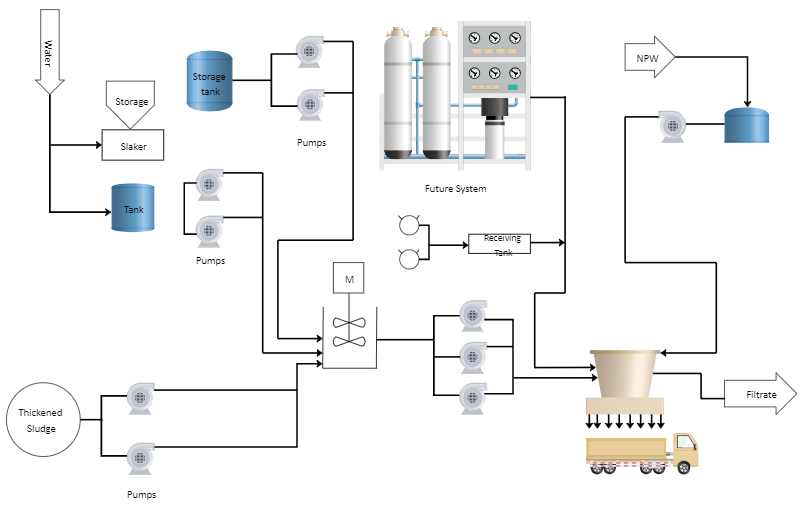
#> input picture examples/skill-elaboration/wastewater-treatment-plant-pid-example.png, 800 x 510 px
$ python annotate_pid.py
#> lines starting #> are read from the running program, lines starting #| are printed output that depends on the picture; after the words box and inside, x2 and y2 are one past the last pixel; in counts of white or black regions, pixels touching at a corner belong together
"""
Annotate P&ID using OpenCV line detection — baseline vs improved comparison.

The visual contrast must be dramatic:
  - Baseline (v0): very strict detection — only the longest, most obvious pipes
  - Improved (v8): comprehensive detection with stream labeling

Uses HoughLinesP with two different parameter sets to show the difference
an improved skill makes.
"""

import cv2
import numpy as np
from PIL import Image, ImageDraw, ImageFont
from pathlib import Path

BASE = Path(__file__).parent
PID_PATH = BASE / "wastewater-treatment-plant-pid-example.png"

for fp in ["/System/Library/Fonts/Menlo.ttc",
           "/System/Library/Fonts/Supplemental/Courier New Bold.ttf"]:
    try:
        font_title = ImageFont.truetype(fp, 14, index=1 if fp.endswith(".ttc") else 0)
        font_label = ImageFont.truetype(fp, 10, index=0)
        break
    except Exception:
        font_title = font_label = ImageFont.load_default()


def detect_lines(img_bgr, min_len, max_gap, threshold, angle_limit=25):
    """Detect orthogonal pipe lines via HoughLinesP."""
    gray = cv2.cvtColor(img_bgr, cv2.COLOR_BGR2GRAY)
    _, bw = cv2.threshold(gray, 200, 255, cv2.THRESH_BINARY_INV)
    edges = cv2.Canny(bw, 50, 150, apertureSize=3)
    raw = cv2.HoughLinesP(edges, 1, np.pi / 180, threshold,
                          minLineLength=min_len, maxLineGap=max_gap)
    if raw is None:
        return []
    segs = []
    for ln in raw:
        x1, y1, x2, y2 = ln[0]
        length = np.hypot(x2 - x1, y2 - y1)
        angle = np.degrees(np.arctan2(abs(y2 - y1), abs(x2 - x1)))
        if angle < angle_limit or angle > (90 - angle_limit):
            segs.append({"pts": (x1, y1, x2, y2), "length": length,
                         "horiz": angle < angle_limit,
                         "cx": (x1 + x2) / 2, "cy": (y1 + y2) / 2})
    segs.sort(key=lambda s: s["length"], reverse=True)
    return segs


def cluster(segs, gap=18):
    """Merge nearby co-linear segments."""
    used = set()
    streams = []
    for i, s in enumerate(segs):
        if i in used:
            continue
        used.add(i)
        group = [s]
        for j in range(i + 1, len(segs)):
            if j in used or s["horiz"] != segs[j]["horiz"]:
                continue
            if s["horiz"] and abs(s["cy"] - segs[j]["cy"]) < gap:
                group.append(segs[j]); used.add(j)
            elif not s["horiz"] and abs(s["cx"] - segs[j]["cx"]) < gap:
                group.append(segs[j]); used.add(j)
        pts = [(p, q) for g in group for p, q in
               [(g["pts"][0], g["pts"][1]), (g["pts"][2], g["pts"][3])]]
        xs, ys = zip(*pts)
        streams.append({
            "line": (min(xs), min(ys), max(xs), max(ys)),
            "segs": group,
            "total_len": sum(g["length"] for g in group),
            "cx": (min(xs) + max(xs)) / 2, "cy": (min(ys) + max(ys)) / 2,
        })
    streams.sort(key=lambda s: s["total_len"], reverse=True)
    return streams


def render(img_bgr, streams, title, bgr, do_label=False, line_width=3,
           line_alpha=170):
    """Draw streams on image with optional ISA labels."""
    pil = Image.fromarray(cv2.cvtColor(img_bgr, cv2.COLOR_BGR2RGB)).convert("RGBA")
    ov = Image.new("RGBA", pil.size, (0, 0, 0, 0))
    d = ImageDraw.Draw(ov)
    r, g, b = bgr[2], bgr[1], bgr[0]

    sid = 0
    placed = []  # label positions for overlap avoidance

    for st in streams:
        for seg in st["segs"]:
            x1, y1, x2, y2 = seg["pts"]
            d.line([(x1, y1), (x2, y2)], fill=(r, g, b, line_alpha), width=line_width)
        lx1, ly1, lx2, ly2 = st["line"]
        d.ellipse([lx1-2, ly1-2, lx1+2, ly1+2], fill=(r, g, b, 200))
        d.ellipse([lx2-2, ly2-2, lx2+2, ly2+2], fill=(r, g, b, 200))

        if do_label and st["total_len"] > 50:
            sid += 1
            cx, cy = int(st["cx"]), int(st["cy"])
            if not any(abs(cx - px) < 38 and abs(cy - py) < 16 for px, py in placed):
                txt = f"S-{sid:02d}"
                lx, ly = cx - 14, cy - 12
                bb = d.textbbox((lx, ly), txt, font=font_label)
                d.rectangle([bb[0]-2, bb[1]-1, bb[2]+2, bb[3]+1],
                            fill=(255, 255, 255, 230))
                d.text((lx, ly), txt, fill=(r, g, b, 255), font=font_label)
                placed.append((cx, cy))

    # Title bar
    d.rectangle([(0, 0), (pil.width, 26)], fill=(0, 0, 0, 200))
    d.text((8, 4), title, fill=(255, 255, 255, 255), font=font_title)
    count = sid if do_label else len(streams)
    d.text((pil.width - 200, 4), f"{count} streams identified",
           fill=(255, 255, 255, 255), font=font_title)
    return Image.alpha_composite(pil, ov)


def main():
    img = cv2.imread(str(PID_PATH))
    if img is None:
        print(f"ERROR: Cannot read {PID_PATH}"); return

    # ══════════════════════════════════════════════════════════════════════════
    # BASELINE (v0): Very strict parameters — only the most obvious pipes
    # High threshold, long min_length, small max_gap → misses many connections
    # ══════════════════════════════════════════════════════════════════════════
    baseline_segs = detect_lines(img, min_len=60, max_gap=5, threshold=50,
                                 angle_limit=15)
    baseline_streams = cluster(baseline_segs, gap=15)
    # Extra filter: only keep very long merged streams
    baseline_streams = [s for s in baseline_streams if s["total_len"] > 120]
    print(f"BASELINE: {len(baseline_segs)} segs → {len(baseline_streams)} streams")

    out1 = BASE / "pid_baseline.png"
    render(img, baseline_streams,
           "v0: Original /pdf skill (baseline)",
           (62, 61, 192),  # dark red
           do_label=False, line_width=3, line_alpha=180
    ).save(out1, "PNG")
    print(f"Saved: {out1}")

    # ══════════════════════════════════════════════════════════════════════════
    # IMPROVED (v8): Relaxed parameters — catches short connections, bends, etc.
    # Lower threshold, shorter min_length, larger max_gap → comprehensive
    # ══════════════════════════════════════════════════════════════════════════
    improved_segs = detect_lines(img, min_len=18, max_gap=14, threshold=28,
                                 angle_limit=25)
    improved_streams = cluster(improved_segs, gap=20)
    improved_streams = [s for s in improved_streams if s["total_len"] > 30]
    print(f"IMPROVED: {len(improved_segs)} segs → {len(improved_streams)} streams")

    out2 = BASE / "pid_improved.png"
    render(img, improved_streams,
           "v8: Improved skill (autoresearch-skill)",
           (44, 160, 44),  # green
           do_label=True, line_width=3, line_alpha=170
    ).save(out2, "PNG")
    print(f"Saved: {out2}")

    # ── Summary ──────────────────────────────────────────────────────────────
    print(f"\nComparison:")
    print(f"  Baseline: {len(baseline_streams)} streams (strict: >120px, threshold=50)")
    print(f"  Improved: {len(improved_streams)} streams (relaxed: >30px, threshold=28)")
    print(f"  Improvement: +{len(improved_streams) - len(baseline_streams)} streams "
          f"({(len(improved_streams)/max(len(baseline_streams),1) - 1)*100:.0f}% more)")


if __name__ == "__main__":
    main()
#> in main, img is the input picture: shape (510, 800, 3); mean B, G, R 244.2, 243.9, 243.3
#> in detect_lines, `gray = cv2.cvtColor(img_bgr, cv2.COLOR_BGR2GRAY)`:
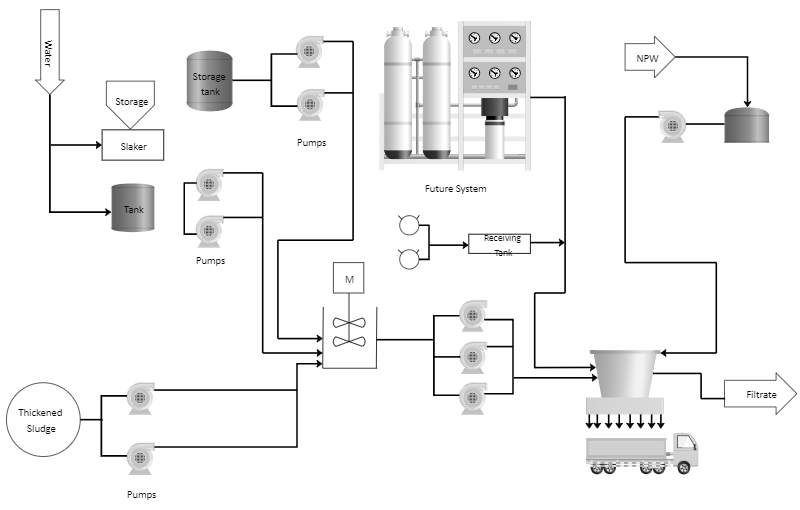
#> gray: shape (510, 800); min 0, max 255, mean 243.8
#> in detect_lines, `_, bw = cv2.threshold(gray, 200, 255, cv2.THRESH_BINARY_INV)`:
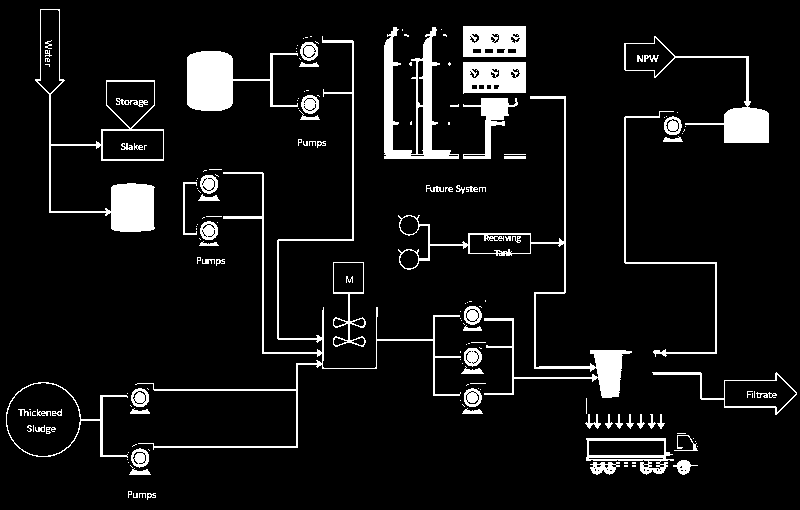
#> bw: shape (510, 800); 7.8% white; 173 white regions (102 under 20 px), largest, box (x1, y1, x2, y2) and area: (398, 96, 632, 398) 3446, (35, 9, 164, 232) 3330, (135, 36, 461, 450) 3218
#> in detect_lines, `edges = cv2.Canny(bw, 50, 150, apertureSize=3)`:
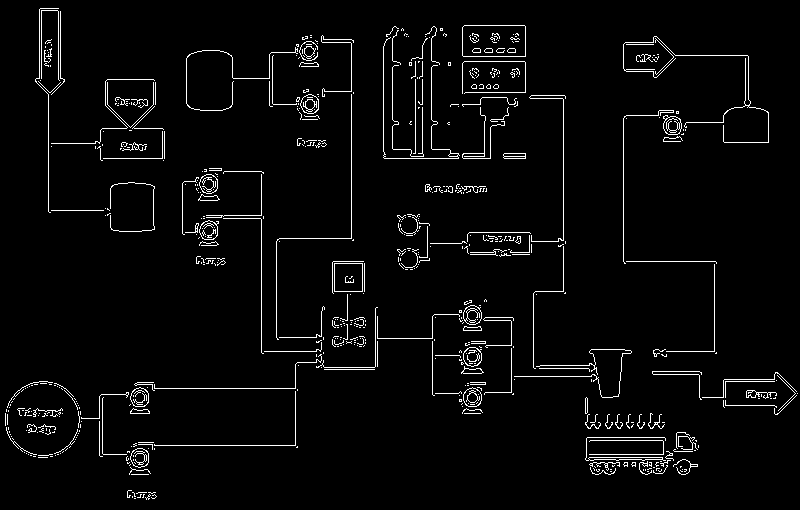
#> edges: shape (510, 800); 3.4% white in thin lines or dots
#> in detect_lines, `raw = cv2.HoughLinesP(edges, 1, np.pi / 180, threshold, minLineLength=..`: raw = 34 rows, first 6: [261, 352, 261, 171], [351, 238, 351, 39], [623, 261, 623, 118], [384, 158, 490, 158], [563, 291, 563, 95], [48, 211, 48, 91]
#> the loop in detect_lines, `for ln in raw:` made 34 passes
#> (x1, y1, x2, y2, length, angle) on passes 1 to 12: (261, 352, 261, 171, 181, 90), (351, 238, 351, 39, 199, 90), (623, 261, 623, 118, 143, 90), (384, 158, 490, 158, 106, 0), (563, 291, 563, 95, 196, 90), (48, 211, 48, 91, 120, 90), (152, 445, 295, 445, 143, 0), (464, 61, 524, 61, 60, 0), (535, 376, 595, 375, 60.01, 0.955), (626, 261, 715, 261, 89, 0), (422, 156, 422, 45, 111, 90), (415, 156, 415, 58, 98, 90)
#> after the loop in detect_lines, `for ln in raw:`: segs = 34 items
#> the loop in cluster, `for i, s in enumerate(segs):` made 34 passes
#> (pts, xs, ys) on passes 1, 2, 3, 4, 8, 9, 11: ([(351, 238), (351, 39)], (351, 351), (238, 39)), ([(563, 291), (563, 95)], (563, 563), (291, 95)), ([(261, 352), (261, 171)], (261, 261), (352, 171)), ([(623, 261), (623, 118)], (623, 623), (261, 118)), ([(383, 157), (383, 46)], (383, 383), (157, 46)), ([(384, 158), (490, 158)], (384, 490), (158, 158)), ([(276, 336), (276, 241)], (276, 276), (336, 241))
#> (xs, ys) on passes 5, 6, 7, 23: ((152, 295, 586, 672, 586, 665, 586, 665, 587, 664, 603, 673), (445, 445, 454, 454, 457, 457, 440, 440, 437, 437, 459, 460)), ((48, 48, 41, 41, 58, 58, 39, 39, 60, 60), (211, 91, 87, 8, 87, 8, 85, 9, 85, 11)), ((422, 422, 415, 415, 432, 432), (156, 45, 156, 58, 394, 316)), ((672, 747, 463, 525, 464, 524), (55, 55, 56, 56, 61, 61))
#> after the loop in cluster, `for i, s in enumerate(segs):`: streams = 19 items; used = 34 items
#> in main, `baseline_streams = cluster(baseline_segs, gap=15)`: baseline_streams = 19 items
#> in main, `baseline_streams = [s for s in baseline_streams if s["total_len"] > 120]`: baseline_streams = 10 items
#| BASELINE: 34 segs → 10 streams
#> in render, `ov = Image.new("RGBA", pil.size, (0, 0, 0, 0))`: ov: PIL image 800x510 RGBA; every value is 0
#> the loop in render, `for st in streams:` made 10 passes
#> (lx1, ly1, lx2, ly2) on passes 1 to 10: (152, 437, 673, 460), (39, 8, 60, 211), (415, 45, 432, 394), (351, 39, 351, 238), (463, 55, 747, 61), (563, 95, 563, 291), (261, 171, 261, 352), (623, 118, 623, 261), (590, 462, 667, 464), (279, 232, 529, 238)
#> after the loop in render, `for st in streams:`: placed = []; sid = 0
#> in render, `count = sid if do_label else len(streams)`: count = 10
#> in render, `return Image.alpha_composite(pil, ov)`:
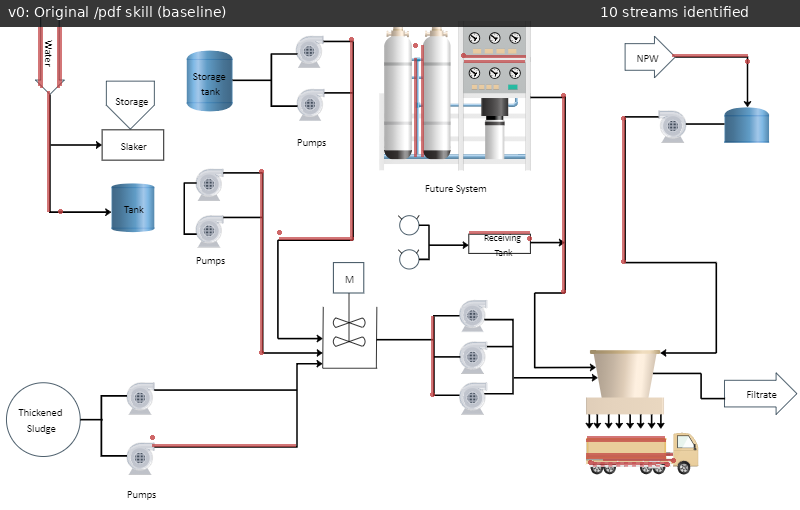
#> returned value: PIL image 800x510 RGBA; mean R, G, B, A 233.2, 232.2, 232.5, 255
#> in detect_lines (call 2), `raw = cv2.HoughLinesP(edges, 1, np.pi / 180, threshold, minLineLength=..`: raw = 273 rows, first 6: [384, 158, 525, 158], [261, 352, 261, 171], [724, 379, 783, 378], [351, 238, 351, 39], [623, 261, 623, 118], [136, 388, 295, 388]
#> the loop in detect_lines (call 2), `for ln in raw:` made 273 passes
#> (x1, y1, x2, y2, length, angle) on passes 1 to 3: (384, 158, 525, 158, 141, 0), (261, 352, 261, 171, 181, 90), (724, 379, 783, 378, 59.01, 0.971)
#| IMPROVED: 264 segs → 38 streams
#> call 2 of render, with title = 'v8: Improved skill (autoresearch-skill)', bgr = (44, 160, 44), do_label = True, line_width = 3, line_alpha = 170
#> the loop in render (call 2), `for st in streams:` made 38 passes
#> in render (call 2), `return Image.alpha_composite(pil, ov)`:
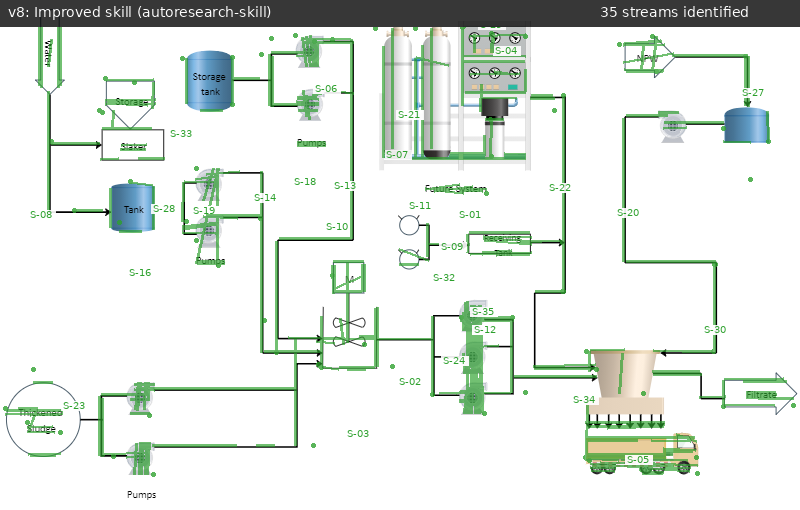
#> returned value: PIL image 800x510 RGBA; mean R, G, B, A 225.6, 232.2, 226.4, 255
#|   Baseline: 10 streams (strict: >120px, threshold=50)
#|   Improved: 38 streams (relaxed: >30px, threshold=28)
#|   Improvement: +28 streams (280% more)
